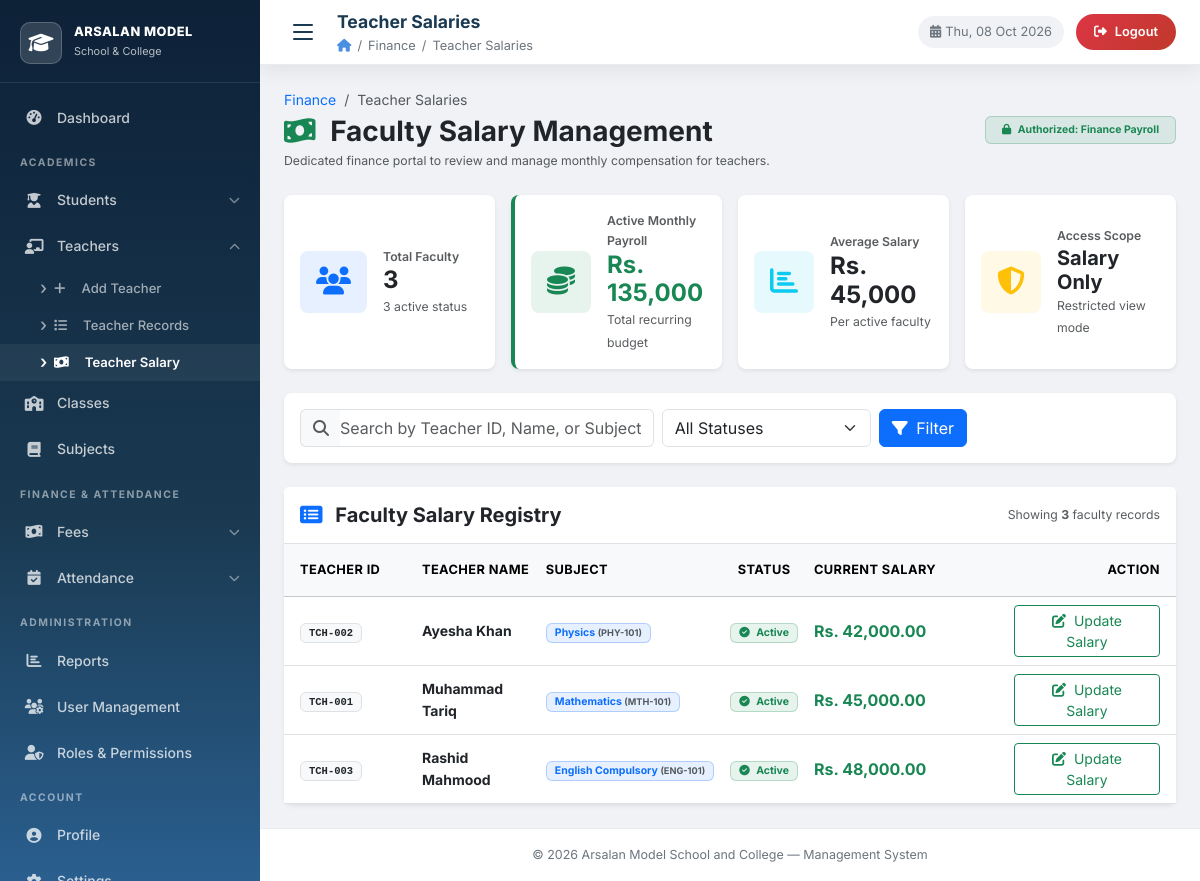
Screenshot of /finance/teacher_salary.php (signed in) with the database file from the repository.
### tables this page shows
CREATE TABLE `teachers` (
    `id`            INT            NOT NULL AUTO_INCREMENT,
    `user_id`       INT            NULL DEFAULT NULL,
    `teacher_id`    VARCHAR(20)    NOT NULL,
    `first_name`    VARCHAR(50)    NOT NULL,
    `last_name`     VARCHAR(50)    NOT NULL,
    `gender`        ENUM('Male','Female','Other') NOT NULL,
    `date_of_birth` DATE           NULL,
    `phone`         VARCHAR(15)    NOT NULL,
    `email`         VARCHAR(100)   NOT NULL DEFAULT '',
    `address`       TEXT           NULL,
    `joining_date`  DATE           NULL,
    `subject_id`    INT            NULL DEFAULT NULL,
    `qualification` VARCHAR(100)   NOT NULL DEFAULT '',
    `experience`    INT            NOT NULL DEFAULT 0,
    `salary`        DECIMAL(10,2)  NOT NULL DEFAULT 0.00,
    `photo`         VARCHAR(255)   NULL DEFAULT NULL,
    `status`        ENUM('active','inactive') NOT NULL DEFAULT 'active',
    `created_at`    TIMESTAMP      NOT NULL DEFAULT CURRENT_TIMESTAMP,
    `updated_at`    TIMESTAMP      NOT NULL DEFAULT CURRENT_TIMESTAMP ON UPDATE CURRENT_TIMESTAMP,
    PRIMARY KEY (`id`),
    UNIQUE KEY `uq_teacher_id` (`teacher_id`),
    CONSTRAINT `fk_teacher_user` FOREIGN KEY (`user_id`) REFERENCES `users`(`id`) ON DELETE SET NULL,
    CONSTRAINT `fk_teacher_subject` FOREIGN KEY (`subject_id`) REFERENCES `subjects`(`id`) ON DELETE SET NULL
);

CREATE TABLE `subjects` (
    `id`           INT          NOT NULL AUTO_INCREMENT,
    `subject_name` VARCHAR(100) NOT NULL,
    `subject_code` VARCHAR(20)  NOT NULL,
    `class_id`     INT          NOT NULL,
    `teacher_id`   INT          NULL DEFAULT NULL,
    `status`       ENUM('active','inactive') NOT NULL DEFAULT 'active',
    `created_at`   TIMESTAMP    NOT NULL DEFAULT CURRENT_TIMESTAMP,
    PRIMARY KEY (`id`),
    UNIQUE KEY `uq_subject_code` (`subject_code`),
    CONSTRAINT `fk_subject_class` FOREIGN KEY (`class_id`) REFERENCES `classes`(`id`) ON DELETE CASCADE
);

### database.php (called while the page is built, shortened)
<?php
function get_db(): mysqli {
    static $conn = null;
    if ($conn === null) {
        try {
            $conn = new mysqli(DB_HOST, DB_USER, DB_PASS, DB_NAME);
            $conn->set_charset(DB_CHARSET);
        } catch (mysqli_sql_exception $e) {
            error_log('Database connection failed: ' . $e->getMessage());
            die('<div style="font-family:sans-serif;color:#c0392b;padding:30px;text-align:center;">
                <h2>&#9888; Database Connection Error</h2>
                <p>Could not connect to MySQL. Please ensure XAMPP is running and run <strong>setup.sql</strong> first.</p>
                <p><small>' . htmlspecialchars($e->getMessage(), ENT_QUOTES) . '</small></p>
                </div>');
        }
    }
    return $conn;
}
function normalize_db_args(string|array $arg2 = '', string|array $arg3 = []): array {
    if (is_array($arg2)) {
        $params = $arg2;
        $types  = is_string($arg3) ? $arg3 : '';
    } else {
        $types  = (string)$arg2;
        $params = is_array($arg3) ? $arg3 : [];
    }
    return [$types, $params];
}
function db_query(string $sql, $types = '', $params = []): mysqli_stmt {
    [$actual_types, $actual_params] = normalize_db_args($types, $params);
    $conn = get_db();
    $stmt = $conn->prepare($sql);
    $stmt->execute();
    return $stmt;
}
function db_fetch_all(string $sql, $types = '', $params = []): array {
    $stmt = db_query($sql, $types, $params);
    $rows = $stmt->get_result()->fetch_all(MYSQLI_ASSOC);
    return $rows;
}
function db_fetch_one(string $sql, $types = '', $params = []): ?array {
    $stmt = db_query($sql, $types, $params);
    $row = $stmt->get_result()->fetch_assoc();
    return $row ?: null;
}
function h(mixed $val): string {
    return htmlspecialchars((string)($val ?? ''), ENT_QUOTES, 'UTF-8');
}

### finance/teacher_salary.php (the view, shortened to what this page needs)
<?php
require_once __DIR__ . '/../database.php';
$search = trim($_GET['search'] ?? '');
$where = " WHERE 1=1";
$params = [];
$types = "";
$stats_row = db_fetch_one("
    SELECT
        COUNT(*) AS total_teachers,
        SUM(CASE WHEN status = 'active' THEN 1 ELSE 0 END) AS active_teachers,
        SUM(CASE WHEN status = 'active' THEN salary ELSE 0 END) AS monthly_payroll,
        AVG(CASE WHEN status = 'active' THEN salary ELSE NULL END) AS avg_salary
    FROM teachers
");
$total_teachers  = (int)($stats_row['total_teachers'] ?? 0);
$active_teachers = (int)($stats_row['active_teachers'] ?? 0);
$monthly_payroll = (float)($stats_row['monthly_payroll'] ?? 0);
$avg_salary      = (float)($stats_row['avg_salary'] ?? 0);
$sql = "SELECT t.id, t.teacher_id, t.first_name, t.last_name, t.salary, t.status,
               COALESCE(s.subject_name, 'Unassigned') AS subject_name,
               s.subject_code
        FROM teachers t
        LEFT JOIN subjects s ON t.subject_id = s.id
        {$where}
        ORDER BY t.first_name ASC, t.last_name ASC";
$teachers = db_fetch_all($sql, $types, $params);
include __DIR__ . '/../layout.php';
?>
<div class="container-fluid px-0">
    <div class="d-flex justify-content-between align-items-center flex-wrap gap-2 mb-4">
        <div>
            <nav aria-label="breadcrumb">
                <ol class="breadcrumb mb-1">
                    <li class="breadcrumb-item"><a href="<?= $depth ?>finance/finance_dashboard.php" class="text-decoration-none">Finance</a></li>
                    <li class="breadcrumb-item active" aria-current="page">Teacher Salaries</li>
                </ol>
            </nav>
            <h2 class="h3 fw-bold text-dark mb-0">
                <i class="fas fa-money-bill-wave text-success me-2"></i> Faculty Salary Management
            </h2>
            <small class="text-muted">Dedicated finance portal to review and manage monthly compensation for teachers.</small>
        </div>
        <div class="d-flex align-items-center gap-2">
            <span class="badge bg-success bg-opacity-10 text-success border border-success border-opacity-25 px-3 py-2">
                <i class="fas fa-lock me-1"></i> Authorized: Finance Payroll
            </span>
        </div>
    </div>
    <div class="row g-3 mb-4">
        <div class="col-sm-6 col-xl-3">
            <div class="card shadow-sm border-0 rounded-3 h-100">
                <div class="card-body d-flex align-items-center">
                    <div class="rounded-3 bg-primary bg-opacity-10 text-primary p-3 me-3">
                        <i class="fas fa-users fa-2x"></i>
                    </div>
                    <div>
                        <div class="text-muted small fw-semibold">Total Faculty</div>
                        <h4 class="mb-0 fw-bold"><?= $total_teachers ?></h4>
                        <small class="text-muted"><?= $active_teachers ?> active status</small>
                    </div>
                </div>
            </div>
        </div>
        <div class="col-sm-6 col-xl-3">
            <div class="card shadow-sm border-0 rounded-3 h-100 border-start border-success border-4">
                <div class="card-body d-flex align-items-center">
                    <div class="rounded-3 bg-success bg-opacity-10 text-success p-3 me-3">
                        <i class="fas fa-coins fa-2x"></i>
                    </div>
                    <div>
                        <div class="text-muted small fw-semibold">Active Monthly Payroll</div>
                        <h4 class="mb-0 fw-bold text-success">Rs. <?= number_format($monthly_payroll) ?></h4>
                        <small class="text-muted">Total recurring budget</small>
                    </div>
                </div>
            </div>
        </div>
        <div class="col-sm-6 col-xl-3">
            <div class="card shadow-sm border-0 rounded-3 h-100">
                <div class="card-body d-flex align-items-center">
                    <div class="rounded-3 bg-info bg-opacity-10 text-info p-3 me-3">
                        <i class="fas fa-chart-bar fa-2x"></i>
                    </div>
                    <div>
                        <div class="text-muted small fw-semibold">Average Salary</div>
                        <h4 class="mb-0 fw-bold text-dark">Rs. <?= number_format($avg_salary) ?></h4>
                        <small class="text-muted">Per active faculty</small>
                    </div>
                </div>
            </div>
        </div>
        <div class="col-sm-6 col-xl-3">
            <div class="card shadow-sm border-0 rounded-3 h-100">
                <div class="card-body d-flex align-items-center">
                    <div class="rounded-3 bg-warning bg-opacity-10 text-warning p-3 me-3">
                        <i class="fas fa-shield-alt fa-2x"></i>
                    </div>
                    <div>
                        <div class="text-muted small fw-semibold">Access Scope</div>
                        <h5 class="mb-0 fw-bold text-dark">Salary Only</h5>
                        <small class="text-muted">Restricted view mode</small>
                    </div>
                </div>
            </div>
        </div>
    </div>
    <div class="card shadow-sm border-0 rounded-3 mb-4">
        <div class="card-body p-3">
            <form method="GET" action="teacher_salary.php" class="row g-2 align-items-center">
                <div class="col-md-6 col-lg-5">
                    <div class="input-group">
                        <span class="input-group-text bg-light text-muted border-end-0">
                            <i class="fas fa-search"></i>
                        </span>
                        <input type="text"
                               class="form-control border-start-0 ps-0"
                               name="search"
                               placeholder="Search by Teacher ID, Name, or Subject..."
                               value="<?= h($search) ?>"
                               autofocus>
                    </div>
                </div>
                <div class="col-md-3 col-lg-3">
                    <select name="status" class="form-select">
                        <option value="">All Statuses</option>
                    </select>
                </div>
                <div class="col-md-3 col-lg-4 d-flex gap-2">
                    <button class="btn btn-primary" type="submit">
                        <i class="fas fa-filter me-1"></i> Filter
                    </button>
                </div>
            </form>
        </div>
    </div>
    <div class="card shadow-sm border-0 rounded-3">
        <div class="card-header bg-white border-bottom py-3 d-flex justify-content-between align-items-center">
            <h5 class="card-title mb-0 fw-bold text-dark">
                <i class="fas fa-list-alt text-primary me-2"></i> Faculty Salary Registry
            </h5>
            <span class="text-muted small">
                Showing <strong><?= count($teachers) ?></strong> faculty records
            </span>
        </div>
        <div class="table-responsive">
            <table class="table table-hover align-middle mb-0">
                <thead class="table-light text-muted text-uppercase" style="font-size: 0.8rem; letter-spacing: 0.03em;">
                    <tr>
                        <th class="ps-3 py-3" style="width: 130px;">Teacher ID</th>
                        <th class="py-3">Teacher Name</th>
                        <th class="py-3">Subject</th>
                        <th class="py-3 text-center">Status</th>
                        <th class="py-3" style="width: 200px;">Current Salary</th>
                        <th class="pe-3 py-3 text-end" style="width: 170px;">Action</th>
                    </tr>
                </thead>
                <tbody>
                <?php if (empty($teachers)): ?>
                    <tr>
                        <td colspan="6" class="text-center py-5 text-muted">
                            <i class="fas fa-user-slash fa-3x d-block mb-3 text-secondary"></i>
                            <h6 class="fw-semibold">No teachers found</h6>
                            <p class="small mb-0">No faculty records match the specified search or filter criteria.</p>
                        </td>
                    </tr>
                <?php else: ?>
                    <?php foreach ($teachers as $tch): ?>
                        <?php
                        $tid = (int)$tch['id'];
                        $full_name = trim($tch['first_name'] . ' ' . $tch['last_name']);
                        $current_sal = (float)$tch['salary'];
                        ?>
                        <tr>
                            <td class="ps-3">
                                <span class="badge bg-light text-dark border font-monospace px-2 py-1">
                                    <?= h($tch['teacher_id']) ?>
                                </span>
                            </td>
                            <td>
                                <div class="fw-bold text-dark"><?= h($full_name) ?></div>
                            </td>
                            <td>
                                <span class="badge bg-primary bg-opacity-10 text-primary border border-primary border-opacity-25 px-2 py-1">
                                    <?= h($tch['subject_name']) ?>
                                    <?php if (!empty($tch['subject_code'])): ?>
                                        <small class="text-muted">(<?= h($tch['subject_code']) ?>)</small>
                                    <?php endif; ?>
                                </span>
                            </td>
                            <td class="text-center">
                                <?php if ($tch['status'] === 'active'): ?>
                                    <span class="badge bg-success bg-opacity-10 text-success border border-success border-opacity-25 px-2 py-1">
                                        <i class="fas fa-check-circle me-1"></i> Active
                                    </span>
                                <?php else: ?>
                                    <span class="badge bg-secondary bg-opacity-10 text-secondary border border-secondary border-opacity-25 px-2 py-1">
                                        <i class="fas fa-minus-circle me-1"></i> Inactive
                                    </span>
                                <?php endif; ?>
                            </td>
                            <td>
                                <div class="fs-6 fw-bold text-success">
                                    Rs. <?= number_format($current_sal, 2) ?>
                                </div>
                            </td>
                            <td class="pe-3 text-end">
                                <button type="button"
                                        class="btn btn-sm btn-outline-success px-3"
                                        onclick="openSalaryModal(<?= $tid ?>, '<?= h(addslashes($tch['teacher_id'])) ?>', '<?= h(addslashes($full_name)) ?>', <?= $current_sal ?>)">
                                    <i class="fas fa-edit me-1"></i> Update Salary
                                </button>
                            </td>
                        </tr>
                    <?php endforeach; ?>
                <?php endif; ?>
                </tbody>
            </table>
        </div>
    </div>
</div>
<?php include __DIR__ . '/../layout_end.php'; ?>

### css/style.css (style rules this page uses)
:root { --primary: #1a3a52; --primary-dark: #0d2137; --primary-light: #2a5f8f; --accent: #4a90e2; --accent-hover: #357abd; --success: #28a745; --warning: #ffc107; --danger: #dc3545; --info: #17a2b8; --white: #ffffff; --gray-50: #f8f9fa; --gray-100: #f0f2f5; --gray-200: #e9ecef; --gray-300: #dee2e6; --gray-500: #6c757d; --gray-700: #495057; --gray-900: #212529; --sidebar-w: 260px; --topbar-h: 65px; --radius: 12px; --radius-sm: 8px; --shadow: 0 4px 20px rgba(0,0,0,0.08); --shadow-md: 0 8px 30px rgba(0,0,0,0.12); --transition: all .25s ease; }
*, *::before, *::after { box-sizing: border-box; margin: 0; padding: 0; }
html { scroll-behavior: smooth; }
body { font-family: 'Inter', 'Segoe UI', Arial, sans-serif; font-size: 14px; color: var(--gray-900); background: var(--gray-100); line-height: 1.6; -webkit-font-smoothing: antialiased; }

### rows the page displays
teachers: teacher "TCH-002", full_name "Ayesha Khan", subject_name "Physics", subject.subject_code "PHY-101", status "active" (drawn), salary "42,000.00"
teachers: teacher "TCH-001", full_name "Muhammad Tariq", subject_name "Mathematics", subject.subject_code "MTH-101", status "active" (drawn), salary "45,000.00"
teachers: teacher "TCH-003", full_name "Rashid Mahmood", subject_name "English Compulsory", subject.subject_code "ENG-101", status "active" (drawn), salary "48,000.00"

### other values shown
$page_title "Teacher Salaries"
$bc "Finance"
$bc "Teacher Salaries"
$total_teachers "3"
$active_teachers "3"
$monthly_payroll "135,000"
$avg_salary "45,000"
count($teachers) "3"
APP_NAME "Arsalan Model School and College"
